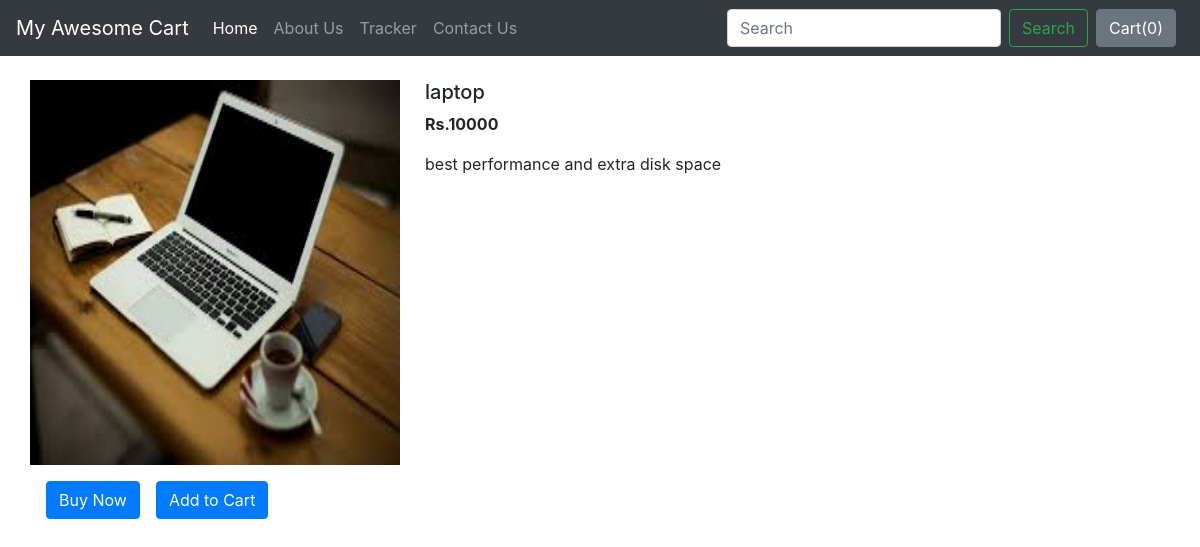
The page /shop/products/3 on the database its author committed.
### shop/models.py (models this page shows, shortened)
class Product(models.Model):
    product_id=models.AutoField
    product_name=models.CharField(max_length=50)
    category=models.CharField(max_length=50, default="")
    subcategory=models.CharField(max_length=50, default="")
    price=models.IntegerField(default=0)
    desc=models.CharField(max_length=300)
    pub_date=models.DateField()
    image=models.ImageField(upload_to="shop/images", default="")

### shop/views.py (the view)
# urls.py: path("products/<int:myid>", views.productView, name="ProductView"),
def productView(request, myid):
    product = Product.objects.filter(id=myid)
    return render(request, 'shop/prodview.html', {'product': product[0]})

### shop/templates/shop/prodview.html (shortened to what this page needs)
{% extends 'shop/basic.html' %}
{% block body %}
<div class="container my-4">
    <div class="row">
    <div class="col-md-4">
    <div class="row">
    <img src="/media/{{product.image}}" width="370px" height="385px">
    </div>
        <div class="row">
            <button class="btn btn-primary mx-3 my-3">Buy Now</button>
            <button class="btn btn-primary my-3">Add to Cart</button>
        </div>
    </div>
    <div class="col-md-8">
        <h5>{{product.product_name}}</h5>
        <p><b> Rs.{{product.price}}</b></p>
        <p>{{product.desc}}</p>
    </div>
    </div>
</div>
{%endblock%}

### rows shown on the page
Product: image (picture), product_name "laptop", price "10000", desc "best performance and extra disk space"
